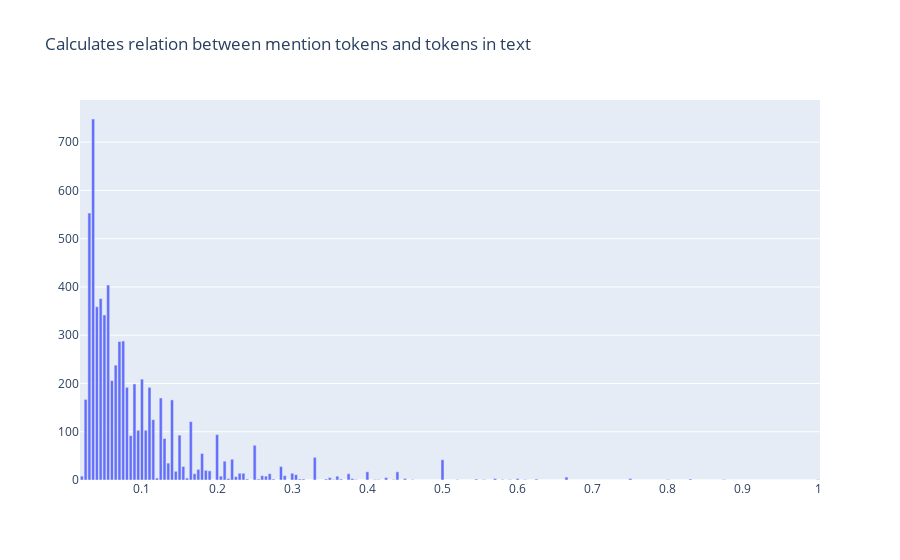

This figure's notebook cell:
### Code cell
from rubrix.metrics.token_classification import entity_density

entity_density(name="spacy_sm_wnut17").visualize()

### Figure 1 — Plotly figure (JSON) as saved in the notebook; plotly's stock layout.template omitted (floating-point values rounded to 4 significant figures; data arrays with more than 128 entries replaced by an {"elided": "..."} marker saying what was removed)
{"data": [{"type": "bar", "x": {"elided": "197 float values"}, "y": {"elided": "197 int values"}}], "layout": {"autosize": true, "title": {"text": "Calculates relation between mention tokens and tokens in text"}, "xaxis": {"autorange": true, "range": [0.0175, 1.002], "title": {"text": ""}, "type": "linear"}, "yaxis": {"autorange": true, "range": [0, 787.4], "title": {"text": ""}, "type": "linear"}}}
